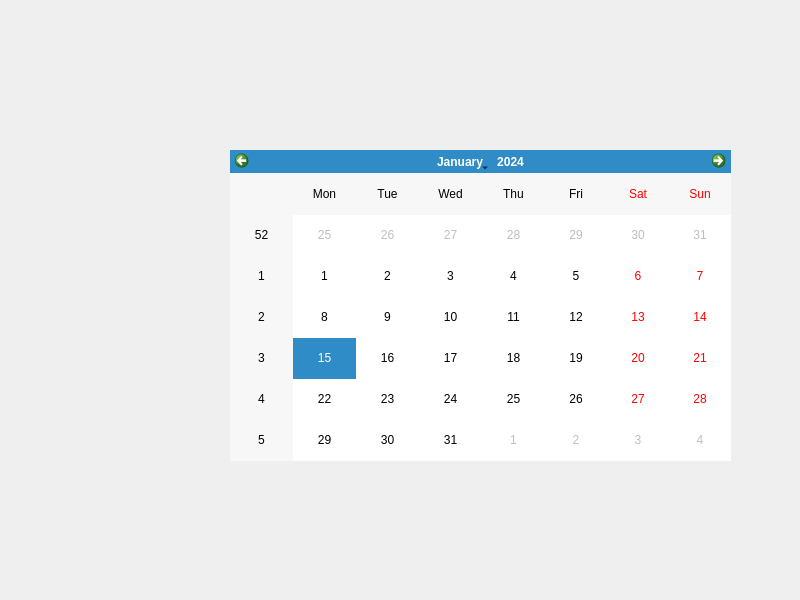
<?xml version="1.0" encoding="UTF-8"?>
<ui version="4.0">
 <class>calender</class>
 <widget class="QMainWindow" name="calender">
  <property name="geometry">
   <rect>
    <x>0</x>
    <y>0</y>
    <width>800</width>
    <height>600</height>
   </rect>
  </property>
  <property name="windowTitle">
   <string>MainWindow</string>
  </property>
  <widget class="QWidget" name="centralwidget">
   <widget class="QCalendarWidget" name="calendarWidget">
    <property name="geometry">
     <rect>
      <x>230</x>
      <y>150</y>
      <width>501</width>
      <height>311</height>
     </rect>
    </property>
   </widget>
  </widget>
 </widget>
 <resources/>
 <connections/>
</ui>
